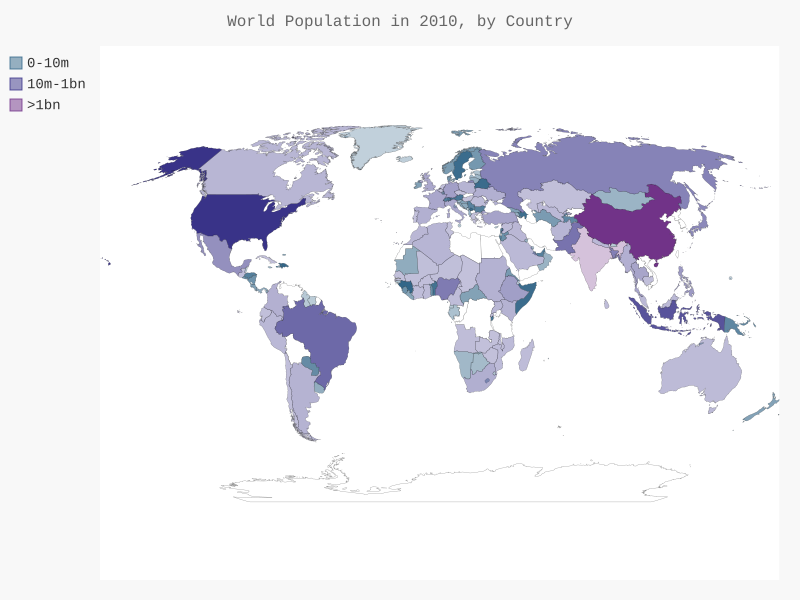

Python code for this plot:
# -*- coding: utf-8 -*-
# @Author: Clarence
# @Date:   2018-03-25 14:57:53
# @Last Modified by:   Clarence
# @Last Modified time: 2018-03-25 18:29:04
"""
绘制世界人口地图
1.使用Pygal地图创建工具对人口数据进行可视化，以探索全球人口的分布情况

population_data.json是一个json文件，里面有一个很长的Python列表
其中每个元素都是一个包含四个键的字典:国家名 国别码 年份 人口数量
下面是world_population.py代码
import json

from country_code import get_country_code

# 将数据加载到一个列表中 
filename = "population_data.json"
with open(filename) as f:
	# 函数json.load()将数据转换为Python能够处理的格式
	pop_data = json.load(f)

for pop_dict in pop_data:
	if pop_dict['Year'] == '2010':
		country_name = pop_dict['Country Name']
		population = int(float(pop_dict['Value']))
		# print(country_name + ": " + str(population))
		# print(country_name + ": " + population)

		'''
		导致错误的消息有两个原因: 并非所有人口数量对应的都是国家，
		也可能是地区和经济类群。 有些数据使用了不完整的国家名
		'''
		code  = get_country_code(country_name)
		if code:
			print(code + ": " + str(population))
		else:
			print("ERROR - " + country_name)

打印出来的数据是
...
ERROR - Pacific island small states
ERROR - Small states
ERROR - South Asia
ERROR - Sub-Saharan Africa (all income levels)
ERROR - Sub-Saharan Africa (developing only)
ERROR - Upper middle income
ERROR - World
af: 34385000
al: 3205000
dz: 35468000
ERROR - American Samoa
ad: 84864
......
我们要将字符串转化成数字值方便pygal处理
但是int()不能转化带小数点的字符串
int('589011025.857512') 会出现ValueError异常
因此我们用int(float('589011025.857512'))

2. 创建countries.py获取两个字母的国别码

3. 制作一个简单的世界地图americas.py

4. 在世界地图上呈现数据na_populations.py

5.绘制完整的世界人口地图 
要呈现其他国家的人口数量，需要将前面的数据转换为Pygal要求的字典格式:
键为两个字母的国别码， 值为人口数量 
下来我们修改world_population.py

5.可以看出步骤4图中只有中国和印度人口是红色的，其他的颜色区分并不明显 因此
我们将根据人口数量将国家分组，再分别给每个组着色
接下来根据人口数量分成三组(少于1000万的，介于1000万到10亿之间，超过十亿的)

6.让地图的颜色更加一致，更容易区分不同组
使用pygal.style中的RotateStyle
"""

# 打印每个国家2010年人口的数量信息
import json

from country_code import get_country_code

import pygal.maps.world
from pygal.style import RotateStyle, LightColorizedStyle, RotateStyle

# 将数据加载到一个列表中 
filename = "population_data.json"
with open(filename) as f:
	# 函数json.load()将数据转换为Python能够处理的格式
	pop_data = json.load(f)

# 包含人口数量的字典
cc_populations = {}
for pop_dict in pop_data:
	if pop_dict['Year'] == '2010':
		country_name = pop_dict['Country Name']
		population = int(float(pop_dict['Value']))
		# print(country_name + ": " + str(population))
		# print(country_name + ": " + population)

		'''
		导致错误的消息有两个原因: 并非所有人口数量对应的都是国家，
		也可能是地区和经济类群。 有些数据使用了不完整的国家名
		'''
		code  = get_country_code(country_name)
		if code:
			cc_populations[code] = population

# 根据人口数量将所有的国家分成三组
cc_pops_1, cc_pops_2, cc_pops_3 = {}, {}, {}
for cc, pop in cc_populations.items():
	if pop < 10000000:
		cc_pops_1[cc] = pop
	elif pop < 1000000000:
		cc_pops_2[cc] = pop
	else:
		cc_pops_3[cc] = pop

# 看看每组分别包含多少个国家
print(len(cc_pops_1), len(cc_pops_2), len(cc_pops_3))

# base_style使用较亮的主体
wm_style = RotateStyle("#336688", base_style = LightColorizedStyle)
wm = pygal.maps.world.World(style = wm_style)

wm.title = 'World Population in 2010, by Country'
# wm.add('2010', cc_populations)
wm.add('0-10m', cc_pops_1)
wm.add('10m-1bn', cc_pops_2)
wm.add('>1bn', cc_pops_3)

wm.render_to_file('world_population.svg')
